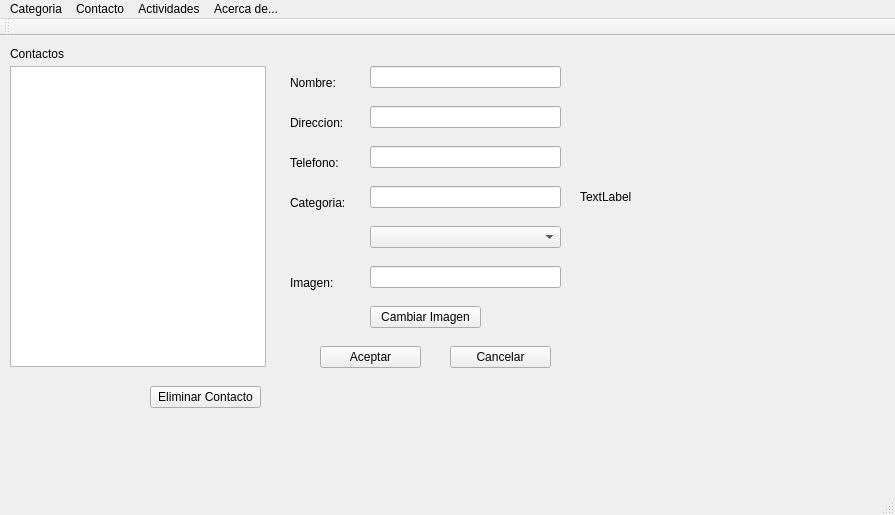
<?xml version="1.0" encoding="UTF-8"?>
<ui version="4.0">
 <class>MainWindow</class>
 <widget class="QMainWindow" name="MainWindow">
  <property name="geometry">
   <rect>
    <x>0</x>
    <y>0</y>
    <width>895</width>
    <height>515</height>
   </rect>
  </property>
  <property name="windowTitle">
   <string>MainWindow</string>
  </property>
  <widget class="QWidget" name="centralWidget">
   <widget class="QStackedWidget" name="stackedWidget">
    <property name="geometry">
     <rect>
      <x>0</x>
      <y>0</y>
      <width>861</width>
      <height>421</height>
     </rect>
    </property>
    <property name="currentIndex">
     <number>2</number>
    </property>
    <widget class="QWidget" name="page">
     <widget class="QPushButton" name="pushButton">
      <property name="geometry">
       <rect>
        <x>310</x>
        <y>10</y>
        <width>121</width>
        <height>22</height>
       </rect>
      </property>
      <property name="text">
       <string>Agregar Categoria</string>
      </property>
     </widget>
     <widget class="QLabel" name="label_2">
      <property name="geometry">
       <rect>
        <x>20</x>
        <y>50</y>
        <width>91</width>
        <height>16</height>
       </rect>
      </property>
      <property name="text">
       <string>Lista Categoria</string>
      </property>
     </widget>
     <widget class="QListWidget" name="listWidget">
      <property name="geometry">
       <rect>
        <x>20</x>
        <y>70</y>
        <width>271</width>
        <height>311</height>
       </rect>
      </property>
     </widget>
     <widget class="QLabel" name="label">
      <property name="geometry">
       <rect>
        <x>20</x>
        <y>20</y>
        <width>59</width>
        <height>14</height>
       </rect>
      </property>
      <property name="text">
       <string>Nombre:</string>
      </property>
     </widget>
     <widget class="QPushButton" name="pushButton_2">
      <property name="geometry">
       <rect>
        <x>310</x>
        <y>320</y>
        <width>121</width>
        <height>22</height>
       </rect>
      </property>
      <property name="text">
       <string>Eliminar Categoria</string>
      </property>
     </widget>
     <widget class="QPushButton" name="pushButton_3">
      <property name="geometry">
       <rect>
        <x>310</x>
        <y>350</y>
        <width>121</width>
        <height>22</height>
       </rect>
      </property>
      <property name="text">
       <string>Graficar Categoria</string>
      </property>
     </widget>
     <widget class="QLineEdit" name="lineEdit">
      <property name="geometry">
       <rect>
        <x>80</x>
        <y>10</y>
        <width>211</width>
        <height>22</height>
       </rect>
      </property>
     </widget>
    </widget>
    <widget class="QWidget" name="page_3">
     <widget class="QLabel" name="label_4">
      <property name="geometry">
       <rect>
        <x>20</x>
        <y>20</y>
        <width>59</width>
        <height>14</height>
       </rect>
      </property>
      <property name="text">
       <string>Nombre:</string>
      </property>
     </widget>
     <widget class="QLabel" name="label_5">
      <property name="geometry">
       <rect>
        <x>20</x>
        <y>60</y>
        <width>59</width>
        <height>14</height>
       </rect>
      </property>
      <property name="text">
       <string>Direccion:</string>
      </property>
     </widget>
     <widget class="QLabel" name="label_6">
      <property name="geometry">
       <rect>
        <x>20</x>
        <y>100</y>
        <width>59</width>
        <height>14</height>
       </rect>
      </property>
      <property name="text">
       <string>Telefono:</string>
      </property>
     </widget>
     <widget class="QLabel" name="label_7">
      <property name="geometry">
       <rect>
        <x>20</x>
        <y>140</y>
        <width>59</width>
        <height>14</height>
       </rect>
      </property>
      <property name="text">
       <string>Categoria:</string>
      </property>
     </widget>
     <widget class="QLabel" name="label_8">
      <property name="geometry">
       <rect>
        <x>20</x>
        <y>180</y>
        <width>59</width>
        <height>14</height>
       </rect>
      </property>
      <property name="text">
       <string>Imagen:</string>
      </property>
     </widget>
     <widget class="QLineEdit" name="lineEdit_Nombre">
      <property name="geometry">
       <rect>
        <x>100</x>
        <y>10</y>
        <width>191</width>
        <height>22</height>
       </rect>
      </property>
     </widget>
     <widget class="QLineEdit" name="lineEdit_Direccion">
      <property name="geometry">
       <rect>
        <x>100</x>
        <y>50</y>
        <width>191</width>
        <height>22</height>
       </rect>
      </property>
     </widget>
     <widget class="QLineEdit" name="lineEdit_Telefono">
      <property name="geometry">
       <rect>
        <x>100</x>
        <y>90</y>
        <width>191</width>
        <height>22</height>
       </rect>
      </property>
     </widget>
     <widget class="QLineEdit" name="lineEdit_Path">
      <property name="geometry">
       <rect>
        <x>100</x>
        <y>170</y>
        <width>191</width>
        <height>22</height>
       </rect>
      </property>
     </widget>
     <widget class="QComboBox" name="comboBox_CategoriaCrearContacto">
      <property name="geometry">
       <rect>
        <x>100</x>
        <y>130</y>
        <width>191</width>
        <height>22</height>
       </rect>
      </property>
     </widget>
     <widget class="QLabel" name="label_ImagenCrearContacto">
      <property name="geometry">
       <rect>
        <x>310</x>
        <y>20</y>
        <width>221</width>
        <height>241</height>
       </rect>
      </property>
      <property name="text">
       <string>TextLabel</string>
      </property>
     </widget>
     <widget class="QPushButton" name="pushButton_4">
      <property name="geometry">
       <rect>
        <x>100</x>
        <y>210</y>
        <width>101</width>
        <height>22</height>
       </rect>
      </property>
      <property name="text">
       <string>Buscar Imagen</string>
      </property>
     </widget>
     <widget class="QPushButton" name="pushButton_5">
      <property name="geometry">
       <rect>
        <x>30</x>
        <y>250</y>
        <width>101</width>
        <height>22</height>
       </rect>
      </property>
      <property name="text">
       <string>Aceptar</string>
      </property>
     </widget>
     <widget class="QPushButton" name="pushButton_6">
      <property name="geometry">
       <rect>
        <x>160</x>
        <y>250</y>
        <width>101</width>
        <height>22</height>
       </rect>
      </property>
      <property name="text">
       <string>Cancelar</string>
      </property>
     </widget>
    </widget>
    <widget class="QWidget" name="page_4">
     <widget class="QListWidget" name="listWidget_Contacto_Editar">
      <property name="geometry">
       <rect>
        <x>10</x>
        <y>30</y>
        <width>256</width>
        <height>301</height>
       </rect>
      </property>
     </widget>
     <widget class="QLabel" name="label_9">
      <property name="geometry">
       <rect>
        <x>10</x>
        <y>10</y>
        <width>71</width>
        <height>16</height>
       </rect>
      </property>
      <property name="text">
       <string>Contactos</string>
      </property>
     </widget>
     <widget class="QPushButton" name="pushButton_7">
      <property name="geometry">
       <rect>
        <x>320</x>
        <y>310</y>
        <width>101</width>
        <height>22</height>
       </rect>
      </property>
      <property name="text">
       <string>Aceptar</string>
      </property>
     </widget>
     <widget class="QLabel" name="label_10">
      <property name="geometry">
       <rect>
        <x>290</x>
        <y>40</y>
        <width>59</width>
        <height>14</height>
       </rect>
      </property>
      <property name="text">
       <string>Nombre:</string>
      </property>
     </widget>
     <widget class="QLabel" name="label_11">
      <property name="geometry">
       <rect>
        <x>290</x>
        <y>120</y>
        <width>59</width>
        <height>14</height>
       </rect>
      </property>
      <property name="text">
       <string>Telefono:</string>
      </property>
     </widget>
     <widget class="QLineEdit" name="lineEdit_Telefono_Editar">
      <property name="geometry">
       <rect>
        <x>370</x>
        <y>110</y>
        <width>191</width>
        <height>22</height>
       </rect>
      </property>
     </widget>
     <widget class="QLabel" name="label_ImagenCrearContacto_2">
      <property name="geometry">
       <rect>
        <x>580</x>
        <y>40</y>
        <width>221</width>
        <height>241</height>
       </rect>
      </property>
      <property name="text">
       <string>TextLabel</string>
      </property>
     </widget>
     <widget class="QLineEdit" name="lineEdit_Direccion_Editar">
      <property name="geometry">
       <rect>
        <x>370</x>
        <y>70</y>
        <width>191</width>
        <height>22</height>
       </rect>
      </property>
     </widget>
     <widget class="QLabel" name="label_12">
      <property name="geometry">
       <rect>
        <x>290</x>
        <y>160</y>
        <width>59</width>
        <height>14</height>
       </rect>
      </property>
      <property name="text">
       <string>Categoria:</string>
      </property>
     </widget>
     <widget class="QLineEdit" name="lineEdit_Nombre_Editar">
      <property name="geometry">
       <rect>
        <x>370</x>
        <y>30</y>
        <width>191</width>
        <height>22</height>
       </rect>
      </property>
     </widget>
     <widget class="QLineEdit" name="lineEdit_Path_Editar">
      <property name="geometry">
       <rect>
        <x>370</x>
        <y>230</y>
        <width>191</width>
        <height>22</height>
       </rect>
      </property>
     </widget>
     <widget class="QComboBox" name="comboBox_Categoria_Editar">
      <property name="geometry">
       <rect>
        <x>370</x>
        <y>190</y>
        <width>191</width>
        <height>22</height>
       </rect>
      </property>
     </widget>
     <widget class="QLabel" name="label_13">
      <property name="geometry">
       <rect>
        <x>290</x>
        <y>80</y>
        <width>59</width>
        <height>14</height>
       </rect>
      </property>
      <property name="text">
       <string>Direccion:</string>
      </property>
     </widget>
     <widget class="QPushButton" name="pushButton_8">
      <property name="geometry">
       <rect>
        <x>450</x>
        <y>310</y>
        <width>101</width>
        <height>22</height>
       </rect>
      </property>
      <property name="text">
       <string>Cancelar</string>
      </property>
     </widget>
     <widget class="QLabel" name="label_14">
      <property name="geometry">
       <rect>
        <x>290</x>
        <y>240</y>
        <width>59</width>
        <height>14</height>
       </rect>
      </property>
      <property name="text">
       <string>Imagen:</string>
      </property>
     </widget>
     <widget class="QPushButton" name="pushButton_9">
      <property name="geometry">
       <rect>
        <x>370</x>
        <y>270</y>
        <width>111</width>
        <height>22</height>
       </rect>
      </property>
      <property name="text">
       <string>Cambiar Imagen</string>
      </property>
     </widget>
     <widget class="QLineEdit" name="lineEdit_Categoria_Editar">
      <property name="geometry">
       <rect>
        <x>370</x>
        <y>150</y>
        <width>191</width>
        <height>22</height>
       </rect>
      </property>
     </widget>
     <widget class="QPushButton" name="pushButton_10">
      <property name="geometry">
       <rect>
        <x>150</x>
        <y>350</y>
        <width>111</width>
        <height>22</height>
       </rect>
      </property>
      <property name="text">
       <string>Eliminar Contacto</string>
      </property>
     </widget>
    </widget>
    <widget class="QWidget" name="page_2">
     <widget class="QLabel" name="label_3">
      <property name="geometry">
       <rect>
        <x>120</x>
        <y>100</y>
        <width>331</width>
        <height>171</height>
       </rect>
      </property>
      <property name="text">
       <string>Administrador de Actividades, Contactos y Categorias</string>
      </property>
     </widget>
    </widget>
   </widget>
  </widget>
  <widget class="QMenuBar" name="menuBar">
   <property name="geometry">
    <rect>
     <x>0</x>
     <y>0</y>
     <width>895</width>
     <height>19</height>
    </rect>
   </property>
   <widget class="QMenu" name="menuCategoria">
    <property name="title">
     <string>Categoria</string>
    </property>
    <addaction name="actionAdministrar_Categoria"/>
   </widget>
   <widget class="QMenu" name="menuContacto">
    <property name="title">
     <string>Contacto</string>
    </property>
    <addaction name="actionCrear_Contacto"/>
    <addaction name="actionModificar_Contacto"/>
    <addaction name="actionGraficar_Lista"/>
   </widget>
   <widget class="QMenu" name="menuActividades">
    <property name="title">
     <string>Actividades</string>
    </property>
   </widget>
   <widget class="QMenu" name="menuAcerca_de">
    <property name="title">
     <string>Acerca de...</string>
    </property>
   </widget>
   <addaction name="menuCategoria"/>
   <addaction name="menuContacto"/>
   <addaction name="menuActividades"/>
   <addaction name="menuAcerca_de"/>
  </widget>
  <widget class="QToolBar" name="mainToolBar">
   <attribute name="toolBarArea">
    <enum>TopToolBarArea</enum>
   </attribute>
   <attribute name="toolBarBreak">
    <bool>false</bool>
   </attribute>
  </widget>
  <widget class="QStatusBar" name="statusBar"/>
  <action name="actionAdministrar_Categoria">
   <property name="text">
    <string>Administrar Categoria</string>
   </property>
  </action>
  <action name="actionCrear_Contacto">
   <property name="text">
    <string>Crear Contacto</string>
   </property>
  </action>
  <action name="actionGraficar_Lista">
   <property name="text">
    <string>Graficar Lista</string>
   </property>
  </action>
  <action name="actionModificar_Contacto">
   <property name="text">
    <string>Modificar Contacto</string>
   </property>
  </action>
 </widget>
 <layoutdefault spacing="6" margin="11"/>
 <resources/>
 <connections/>
</ui>
